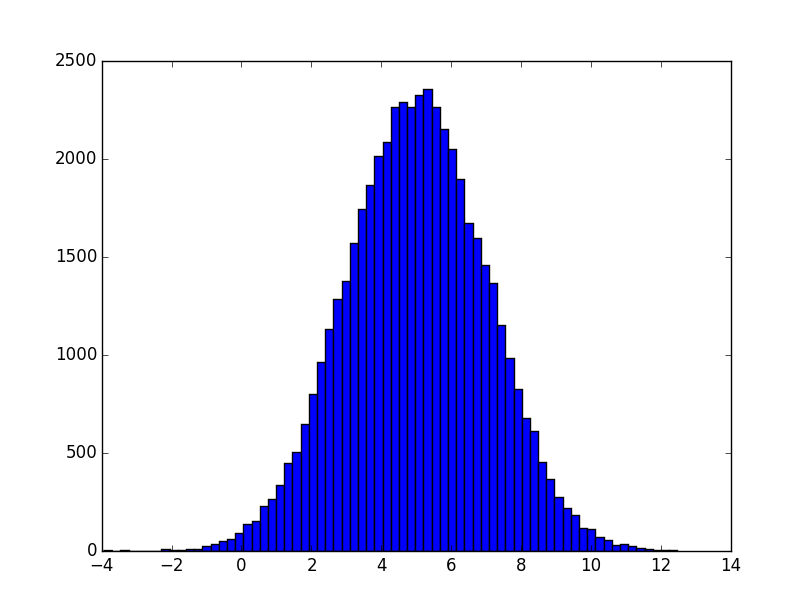

Source code (Python):
#!/usr/bin/env python3

import matplotlib.pyplot as plt
from random import normalvariate

mu, sigma = 5.0, 2.0

X = [normalvariate(mu, sigma) for i in range(50000)]

plt.hist(X, bins=70)
plt.show()
